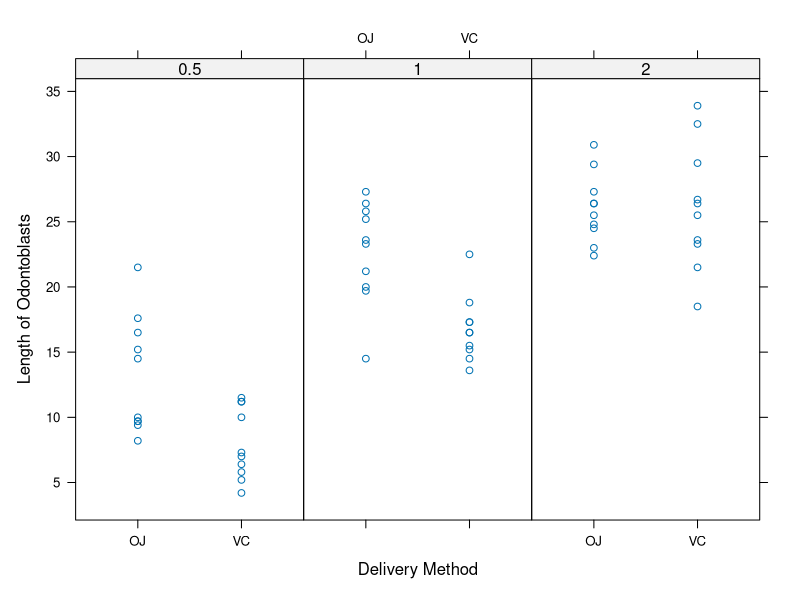

Write the R code that produced this figure.
## ---- chunk 1
options(scipen=999)
library(dplyr)
library(lattice)
## ---- chunk 2
data("ToothGrowth")
str(ToothGrowth)
## ---- chunk 3
xyplot(len ~ supp | factor(dose),
       data = ToothGrowth,
       layout = c(3,1),
       xlab = "Delivery Method",
       ylab = "Length of Odontoblasts",
       labels = c(1,2,3)
       )
## ---- chunk 4
test_0.5_VC <- filter(ToothGrowth, dose == 0.5, supp == "VC")
test_0.5_OJ <- filter(ToothGrowth, dose == 0.5, supp == "OJ")
test_1.0_VC <- filter(ToothGrowth, dose == 1.0, supp == "VC")
test_1.0_OJ <- filter(ToothGrowth, dose == 1.0, supp == "OJ")
test_2.0_VC <- filter(ToothGrowth, dose == 2.0, supp == "VC")
test_2.0_OJ <- filter(ToothGrowth, dose == 2.0, supp == "OJ")

t.test(test_0.5_VC$len,
       test_0.5_OJ$len,
       alternative = "two.sided")$p.value

t.test(test_1.0_VC$len,
       test_1.0_OJ$len,
       alternative = "two.sided")$p.value

t.test(test_2.0_VC$len,
       test_2.0_OJ$len,
       alternative = "two.sided")$p.value

## ---- chunk 5

test_0.5 <- filter(ToothGrowth, dose == 0.5)
test_1.0 <- filter(ToothGrowth, dose == 1.0)
test_2.0 <- filter(ToothGrowth, dose == 2.0)

t.test(test_0.5$len,
       test_1.0$len,
       alternative = "less")$p.value
t.test(test_1.0$len,
       test_2.0$len,
       alternative = "less")$p.value
